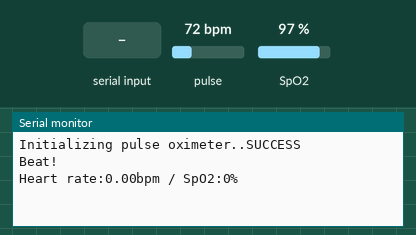
Simulated run of this sketch. Board: ESP8266 (NodeMCU). Shown: the last lines printed to the serial monitor. The test bench sets the inputs (shaded band); at power-on: pulse 72 bpm, SpO2 97 %.

Above: at 1.2 s.
1.3 s: "1" received over the second serial link
At 1.54 s:
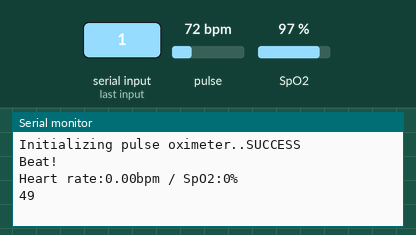
2.8 s: pulse set to 42 bpm
At 4.2 s:
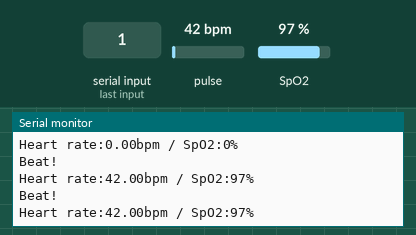
4.3 s: SpO2 set to 80 %
At 5.64 s:
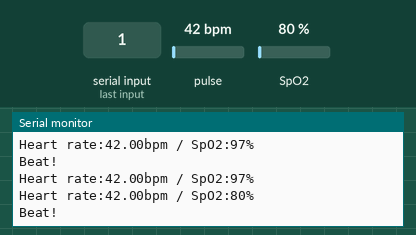
5.8 s: "0" received over the second serial link
At 5.96 s:
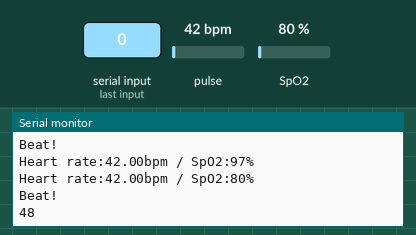
7.3 s: pulse set to 70 bpm
At 8.9 s:
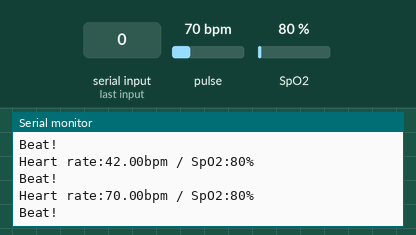
Timing chart, 0 to 9.8 s (numbered marks = the images above; inputs shaded):
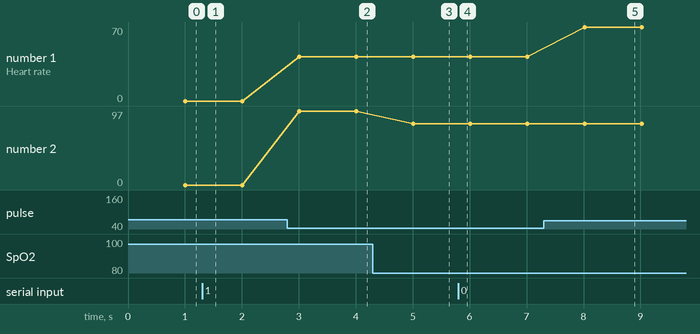

Measured:
- after the input at 1.3 s, the serial monitor: prints a new line at once (image 1)
- after the input at 2.8 s, the serial monitor: prints a new line after 0.21 s (image 2)
- after the input at 4.3 s, the serial monitor: prints a new line after 0.71 s (image 3)
- after the input at 5.8 s, the serial monitor: prints a new line at once (image 4)
- after the input at 7.3 s, the serial monitor: prints a new line after 0.72 s (image 5)
- plotted number 1: 0 → 42 after the input at 2.8 s, 42 → 70 after the input at 7.3 s
- plotted number 2: 97 → 80 after the input at 4.3 s

The sketch:

nodemcu.ino
```cpp
#include <SoftwareSerial.h>
SoftwareSerial s(D6, D5);
int data;
#include <Wire.h>
#include "MAX30100_PulseOximeter.h"

#define REPORTING_PERIOD_MS     1000

PulseOximeter pox;
uint32_t tsLastReport = 0;

void onBeatDetected()
{
  Serial.println("Beat!");
}
void setup() {
  s.begin(9600);
  Serial.begin(115200);
  Wire.begin(D1, D2);
  Serial.print("Initializing pulse oximeter..");

  // Initialize the PulseOximeter instance
  // Failures are generally due to an improper I2C wiring, missing power supply
  // or wrong target chip
  if (!pox.begin()) {
    Serial.println("FAILED");
    for (;;);
  } else {
    Serial.println("SUCCESS");
  }
  pox.setIRLedCurrent(MAX30100_LED_CURR_7_6MA);

  // Register a callback for the beat detection
  pox.setOnBeatDetectedCallback(onBeatDetected);
}

void loop() {
  pox.update();
  if (millis() - tsLastReport > REPORTING_PERIOD_MS)
  { pox.update();
    Serial.print("Heart rate:");
    Serial.print(pox.getHeartRate());
    Serial.print("bpm / SpO2:");
    Serial.print(pox.getSpO2());
    Serial.println("%");

    tsLastReport = millis();

  }
  if (s.available() > 0) {
    data = s.read();
    Serial.println(data);
  }
}
```
